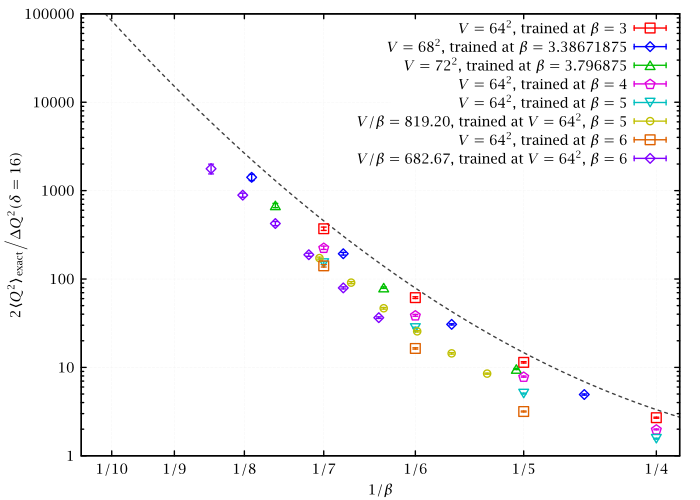

Write gnuplot code to recreate this figure.
set lmargin 12
set grid lc rgb '#f0f0f0'
set xlabel '$1/\beta$'
set ylabel '$2\langle Q^2\rangle_{\text{exact}} \Big/ \Delta Q^2(\delta=16)$' # delta in MDTU, 4 trajectories here
set log xy
set xrange [0.095:0.26]
set yrange [1:1e5]
set xtics ('$1/4$' 1./4, '$1/5$' 1./5, '$1/6$' 1./6, '$1/7$' 1./7, '$1/8$' 1./8, '$1/9$' 1./9, '$1/10$' 1./10)
f(x) = c*x**(a+b*log(x))
c = 465.3886904
a = 12.36505171
b = 6.348620753
plot\
	f(x) w l lt 21 t '',\
	"<for b in 4 5 6 7;do ./get_dq2_hmc_scaled_b_v_d $b 64 4 s_nthmc_l64_b3;done"          u (1./$1):(1./$2):($3/$2/$2) w e t '$V = 64^2$, trained at $\beta=3$',\
	"<for b in 4 5 6 7;do ./get_dq2_hmc_scaled_b_v_d $b 68 4 s_nthmc_l68_b3.38671875;done" u (1./$1):(1./$2):($3/$2/$2) w e t '$V=68^2$, trained at $\beta=3.38671875$',\
	"<for b in 4 5 6 7;do ./get_dq2_hmc_scaled_b_v_d $b 72 4 s_nthmc_l72_b3.796875;done"   u (1./$1):(1./$2):($3/$2/$2) w e t '$V=72^2$, trained at $\beta=3.796875$',\
	"<for b in 4 5 6 7;do ./get_dq2_hmc_scaled_b_v_d $b 64 4 s_nthmc_l64_b4_cn8;done"      u (1./$1):(1./$2):($3/$2/$2) w e t '$V=64^2$, trained at $\beta=4$',\
	"<for b in 4 5 6 7;do ./get_dq2_hmc_scaled_b_v_d $b 64 4 s_nthmc_l64_b5;done"          u (1./$1):(1./$2):($3/$2/$2) w e t '$V=64^2$, trained at $\beta=5$',\
	"<for v in 66 68 70 72 74 76;do ./get_dq2_hmc_scaled_b_v_d 5 $v 4 s_nthmc_l${v}_fixBV_l64_b5;done" u (1./$1):(1./$2):($3/$2/$2) w e t sprintf('$V/\beta = %.2f$, trained at $V=64^2$, $\beta=5$', 64*64/5.),\
	"<./get_dq2_hmc_scaled_b_v_d 5 64 4 s_nthmc_l64_b6; ./get_dq2_hmc_scaled_b_v_d 6 64 4 s_nthmc_l64_b6_startb6; ./get_dq2_hmc_scaled_b_v_d 7 64 4 s_nthmc_l64_b6_startb7" u (1./$1):(1./$2):($3/$2/$2) w e t '$V=64^2$, trained at $\beta=6$',\
	"<for v in 66 68 70 72 74 76;do ./get_dq2_hmc_scaled_b_v_d 6 $v 4 s_nthmc_l${v}_fixBV_l64_b6;done" u (1./$1):(1./$2):($3/$2/$2) w e t sprintf('$V/\beta = %.2f$, trained at $V=64^2$, $\beta=6$', 64*64/6.)
